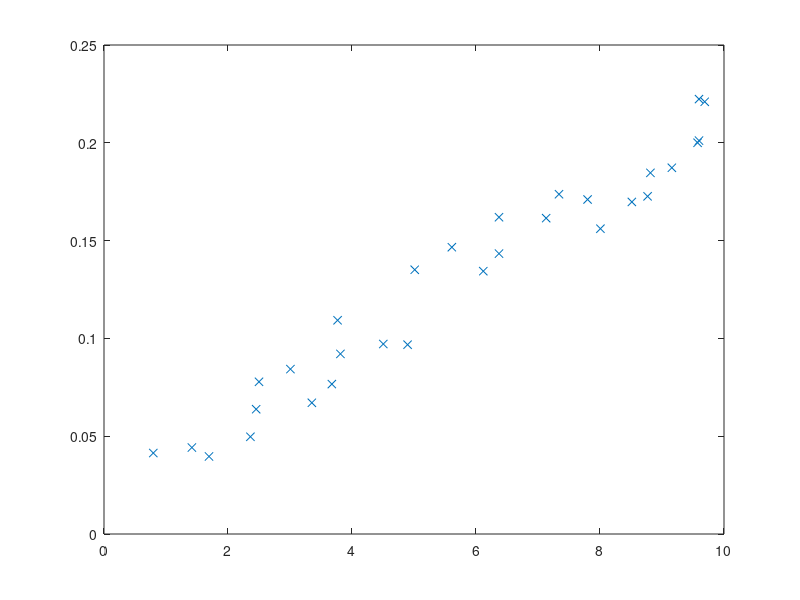

Reproduce this figure in MATLAB. (Note: this script raises an error after producing the figure.)
clc

load("dane_apx0.mat");
% s %Wypisanie danych

x = s(:, 1)';
y = s(:, 2)';

%Wykres wczytanych danych
plot(x, y, ".");

plot(x, y, "x");
hold on;

wielomian = aproksymuj(x, y, 3);

a = min(x);
b = max(x);

X = linspace(a, b, 1000);
Y = arrayfun(@(x) polyval(wielomian, x), X);

plot(X, Y, "-");

legend("dane punkty", "aproksymacja");

%% Test
clc;

x = [0 0.5 1 1.5 2];
y = [0 0.19 0.26 0.29 0.31];

plot(x, y, "x");
hold on;

wielomian = aproksymuj(x, y, 3);

a = min(x);
b = max(x);

X = linspace(a, b, 1000);
Y = arrayfun(@(x) polyval(wielomian, x), X);

plot(X, Y, "-");

legend("dane punkty", "aproksymacja");



